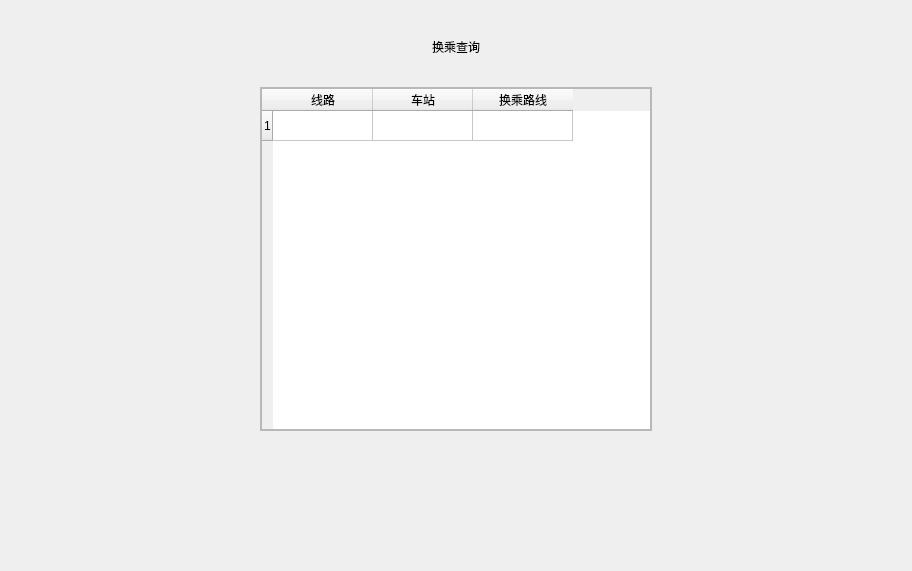
<?xml version="1.0" encoding="UTF-8"?>
<ui version="4.0">
 <class>MetroInterchangeWidget</class>
 <widget class="QWidget" name="MetroInterchangeWidget">
  <property name="geometry">
   <rect>
    <x>0</x>
    <y>0</y>
    <width>912</width>
    <height>571</height>
   </rect>
  </property>
  <property name="windowTitle">
   <string>Form</string>
  </property>
  <layout class="QHBoxLayout" name="horizontalLayout">
   <property name="spacing">
    <number>0</number>
   </property>
   <property name="leftMargin">
    <number>0</number>
   </property>
   <property name="topMargin">
    <number>0</number>
   </property>
   <property name="rightMargin">
    <number>0</number>
   </property>
   <property name="bottomMargin">
    <number>0</number>
   </property>
   <item>
    <widget class="QWidget" name="subBg" native="true">
     <layout class="QVBoxLayout" name="verticalLayout" stretch="0,1">
      <property name="spacing">
       <number>30</number>
      </property>
      <property name="leftMargin">
       <number>260</number>
      </property>
      <property name="topMargin">
       <number>37</number>
      </property>
      <property name="rightMargin">
       <number>260</number>
      </property>
      <property name="bottomMargin">
       <number>140</number>
      </property>
      <item>
       <layout class="QHBoxLayout" name="horizontalLayout_3">
        <item>
         <spacer name="horizontalSpacer_4">
          <property name="orientation">
           <enum>Qt::Horizontal</enum>
          </property>
          <property name="sizeHint" stdset="0">
           <size>
            <width>40</width>
            <height>20</height>
           </size>
          </property>
         </spacer>
        </item>
        <item>
         <widget class="QLabel" name="nameLabel">
          <property name="text">
           <string>换乘查询</string>
          </property>
          <property name="alignment">
           <set>Qt::AlignCenter</set>
          </property>
         </widget>
        </item>
        <item>
         <spacer name="horizontalSpacer_5">
          <property name="orientation">
           <enum>Qt::Horizontal</enum>
          </property>
          <property name="sizeHint" stdset="0">
           <size>
            <width>40</width>
            <height>20</height>
           </size>
          </property>
         </spacer>
        </item>
       </layout>
      </item>
      <item>
       <widget class="QFrame" name="centerFrame">
        <property name="frameShape">
         <enum>QFrame::StyledPanel</enum>
        </property>
        <property name="frameShadow">
         <enum>QFrame::Raised</enum>
        </property>
        <layout class="QHBoxLayout" name="horizontalLayout_2">
         <property name="spacing">
          <number>0</number>
         </property>
         <property name="leftMargin">
          <number>0</number>
         </property>
         <property name="topMargin">
          <number>0</number>
         </property>
         <property name="rightMargin">
          <number>0</number>
         </property>
         <property name="bottomMargin">
          <number>0</number>
         </property>
         <item>
          <widget class="QTableWidget" name="tableWidget">
           <property name="sizePolicy">
            <sizepolicy hsizetype="Expanding" vsizetype="Preferred">
             <horstretch>0</horstretch>
             <verstretch>0</verstretch>
            </sizepolicy>
           </property>
           <property name="selectionBehavior">
            <enum>QAbstractItemView::SelectRows</enum>
           </property>
           <property name="rowCount">
            <number>1</number>
           </property>
           <property name="columnCount">
            <number>3</number>
           </property>
           <row/>
           <column>
            <property name="text">
             <string>线路</string>
            </property>
           </column>
           <column>
            <property name="text">
             <string>车站</string>
            </property>
           </column>
           <column>
            <property name="text">
             <string>换乘路线</string>
            </property>
           </column>
          </widget>
         </item>
        </layout>
       </widget>
      </item>
     </layout>
    </widget>
   </item>
  </layout>
 </widget>
 <resources/>
 <connections/>
</ui>
